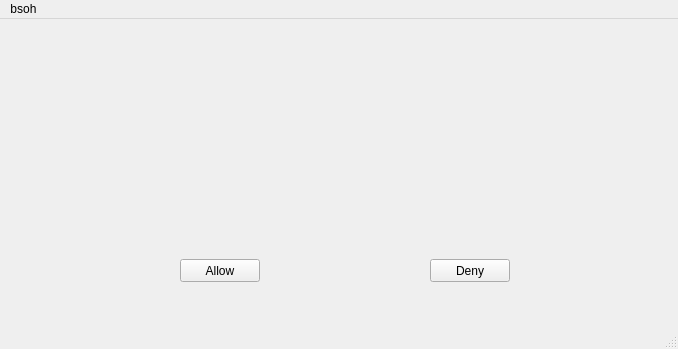
<?xml version="1.0" encoding="UTF-8"?>
<ui version="4.0">
 <class>MainWindow</class>
 <widget class="QMainWindow" name="MainWindow">
  <property name="geometry">
   <rect>
    <x>0</x>
    <y>0</y>
    <width>678</width>
    <height>349</height>
   </rect>
  </property>
  <property name="windowTitle">
   <string>MainWindow</string>
  </property>
  <widget class="QWidget" name="centralwidget">
   <widget class="QLabel" name="label_pic">
    <property name="geometry">
     <rect>
      <x>170</x>
      <y>50</y>
      <width>340</width>
      <height>140</height>
     </rect>
    </property>
    <property name="text">
     <string/>
    </property>
   </widget>
   <widget class="QPushButton" name="allowButton">
    <property name="geometry">
     <rect>
      <x>180</x>
      <y>240</y>
      <width>80</width>
      <height>23</height>
     </rect>
    </property>
    <property name="text">
     <string>Allow</string>
    </property>
   </widget>
   <widget class="QPushButton" name="denyButton">
    <property name="geometry">
     <rect>
      <x>430</x>
      <y>240</y>
      <width>80</width>
      <height>23</height>
     </rect>
    </property>
    <property name="text">
     <string>Deny</string>
    </property>
   </widget>
  </widget>
  <widget class="QMenuBar" name="menubar">
   <property name="geometry">
    <rect>
     <x>0</x>
     <y>0</y>
     <width>678</width>
     <height>20</height>
    </rect>
   </property>
   <widget class="QMenu" name="menubsoh">
    <property name="title">
     <string>bsoh</string>
    </property>
   </widget>
   <addaction name="menubsoh"/>
  </widget>
  <widget class="QStatusBar" name="statusbar"/>
 </widget>
 <resources/>
 <connections/>
</ui>
